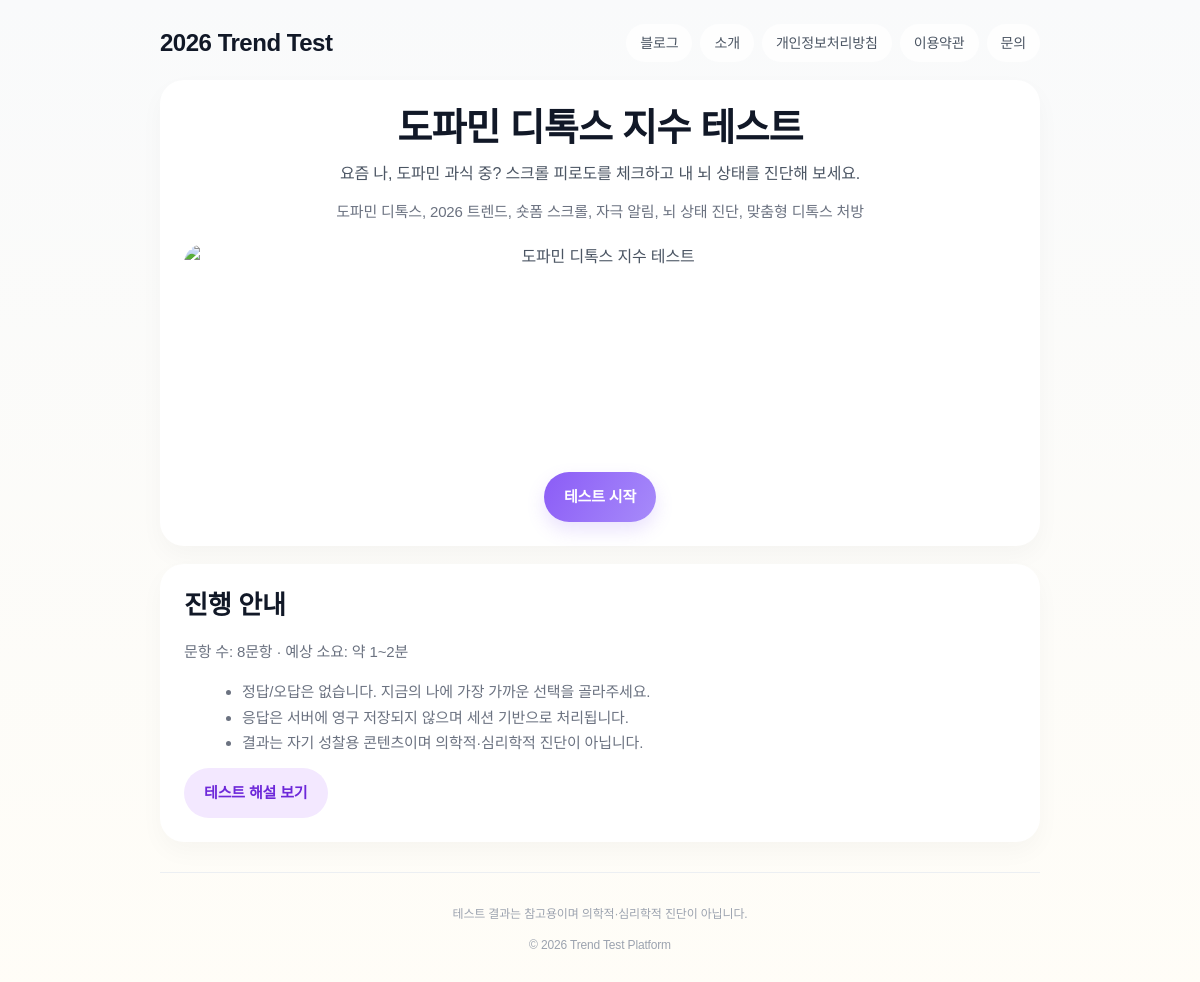
Page /t/dopamine-test/ on the committed database.
### quiz/models.py (models this page shows, shortened)
class Quiz(models.Model):
    title = models.CharField(max_length=200)
    slug = models.SlugField(unique=True)
    description = models.TextField()
    thumbnail = models.ImageField(upload_to="quiz_thumbs/", blank=True, null=True)
    is_active = models.BooleanField(default=True)
    created_at = models.DateTimeField(auto_now_add=True)

### quiz/views.py (the view)
# urls.py: path("t/<slug:quiz_slug>/", views.quiz_intro, name="quiz_intro"),
def quiz_intro(request, quiz_slug):
    quiz = get_object_or_404(Quiz, slug=quiz_slug, is_active=True)
    request.session["total_score"] = 0
    request.session["user_answers"] = []
    context = {"quiz": quiz, "show_ads": False}
    context.update(_seo_context(request, quiz))
    return render(request, "quiz/quiz_intro.html", context)

### quiz/views.py (called while the page is built)
def _build_og_image(request, image_path):
    if not image_path:
        return f"{request.scheme}://{request.get_host()}{static('img/kakao_share.png')}"
    if image_path.startswith("http"):
        return image_path
    return f"{request.scheme}://{request.get_host()}{static(image_path.lstrip('/'))}"

def _seo_context(request, quiz):
    seo = QUIZ_SEO.get(quiz.slug)
    if not seo:
        return {}
    return {
        "meta_title": seo["title"],
        "meta_description": seo["description"],
        "og_title": seo["title"],
        "og_description": seo["description"],
        "og_image": _build_og_image(request, seo.get("og_image")),
        "seo_body": seo.get("body", ""),
        "canonical_url": request.build_absolute_uri(),
    }

### templates/quiz/quiz_intro.html
{% extends "base.html" %}
{% load static %}
{% block content %}
<section class="section" style="text-align: center;">
    <h1 class="page-title" style="margin-bottom: 6px;">{{ quiz.title }}</h1>
    <p class="page-subtitle">{{ quiz.description }}</p>
    {% if seo_body %}
    <p class="muted" style="margin-top: 12px;">{{ seo_body }}</p>
    {% endif %}
    {% if quiz.thumbnail %}
    <img src="{{ quiz.thumbnail.url }}" alt="{{ quiz.title }}" class="card-media" style="margin-top: 20px; border-radius: 20px;">
    {% elif quiz.slug == "dopamine-test" %}
    <img src="{% static 'img/intro.png' %}" alt="{{ quiz.title }}" class="card-media" style="margin-top: 20px; border-radius: 20px;">
    {% elif quiz.slug == "micro-spending" %}
    <img src="{% static 'img/micro_intro.png' %}" alt="{{ quiz.title }}" class="card-media" style="margin-top: 20px; border-radius: 20px;">
    {% elif quiz.slug == "loneliness-management" %}
    <img src="{% static 'img/lonely_main.png' %}" alt="{{ quiz.title }}" class="card-media" style="margin-top: 20px; border-radius: 20px;">
    {% elif quiz.slug == "intentional-vs-optimization" %}
    <img src="{% static 'img/liquid_main.png' %}" alt="{{ quiz.title }}" class="card-media" style="margin-top: 20px; border-radius: 20px;">
    {% elif quiz.slug == "liquid-content" %}
    <img src="{% static 'img/content_main.png' %}" alt="{{ quiz.title }}" class="card-media" style="margin-top: 20px; border-radius: 20px;">
    {% endif %}
    <a href="{% url 'quiz:quiz_question' quiz.slug quiz.questions.first.id %}" class="btn-primary" style="margin-top: 18px;">
        테스트 시작
    </a>
</section>
<section class="section">
    <h2 class="section-title">진행 안내</h2>
    <p class="muted">문항 수: 8문항 · 예상 소요: 약 1~2분</p>
    <ul class="muted" style="margin: 12px 0 0 18px;">
        <li>정답/오답은 없습니다. 지금의 나에 가장 가까운 선택을 골라주세요.</li>
        <li>응답은 서버에 영구 저장되지 않으며 세션 기반으로 처리됩니다.</li>
        <li>결과는 자기 성찰용 콘텐츠이며 의학적·심리학적 진단이 아닙니다.</li>
    </ul>
    <a href="{% url 'quiz:quiz_guide' quiz.slug %}" class="btn-ghost" style="margin-top: 12px;">
        테스트 해설 보기
    </a>
</section>
{% endblock %}

### templates/base.html (style rules this page uses)
:root { --bg-main: #f9fafb; --bg-soft: #fffdf7; --surface: #ffffff; --surface-subtle: #f3f4f6; --text-heading: #111827; --text-body: #4b5563; --text-muted: #6b7280; --border-soft: #eceff3; --primary: #8b5cf6; --secondary: #38bdf8; --accent: #f472b6; --shadow-soft: 0 10px 25px rgba(0, 0, 0, 0.03); --radius-lg: 24px; --radius-md: 20px; }
* { box-sizing: border-box; }
body { margin: 0; color: var(--text-body); font-family: "Pretendard", "Noto Sans KR", sans-serif; line-height: 1.6; letter-spacing: -0.01em; background: linear-gradient(180deg, var(--bg-main) 0%, var(--bg-soft) 100%); }
a { color: inherit; text-decoration: none; }
.page-title { margin: 0 0 8px 0; color: var(--text-heading); font-size: clamp(28px, 4vw, 38px); line-height: 1.3; letter-spacing: -0.02em; }
.page-subtitle { margin: 0; color: var(--text-body); font-size: 16px; line-height: 1.7; }
.section { background: var(--surface); border-radius: var(--radius-lg); padding: 24px; margin: 18px 0; box-shadow: var(--shadow-soft); }
.section-title { margin: 0 0 10px 0; color: var(--text-heading); font-size: clamp(20px, 2.4vw, 26px); line-height: 1.35; letter-spacing: -0.01em; }
.muted { color: var(--text-muted); font-size: 15px; line-height: 1.7; }
.test-card img, .card-media { display: block; width: 100%; height: 210px; object-fit: cover; }
.quiz-btn, .btn-primary, .btn-secondary, .btn-ghost { display: inline-flex; align-items: center; justify-content: center; gap: 8px; border-radius: 9999px; padding: 13px 20px; font-size: 15px; font-weight: 600; border: none; cursor: pointer; transition: all 0.2s ease; text-decoration: none; }
.btn-primary, .quiz-btn { color: #ffffff; background: linear-gradient(120deg, #8b5cf6, #a78bfa); box-shadow: 0 8px 18px rgba(139, 92, 246, 0.18); }
.btn-ghost { color: #6d28d9; background: #f3e8ff; }

### rows in the picture
Quiz: title "도파민 디톡스 지수 테스트", description "요즘 나, 도파민 과식 중? 스크롤 피로도를 체크하고 내 뇌 상태를 진단해 보세요."

### other values in the picture
{{ seo_body }} "도파민 디톡스, 2026 트렌드, 숏폼 스크롤, 자극 알림, 뇌 상태 진단, 맞춤형 디톡스 처방"
